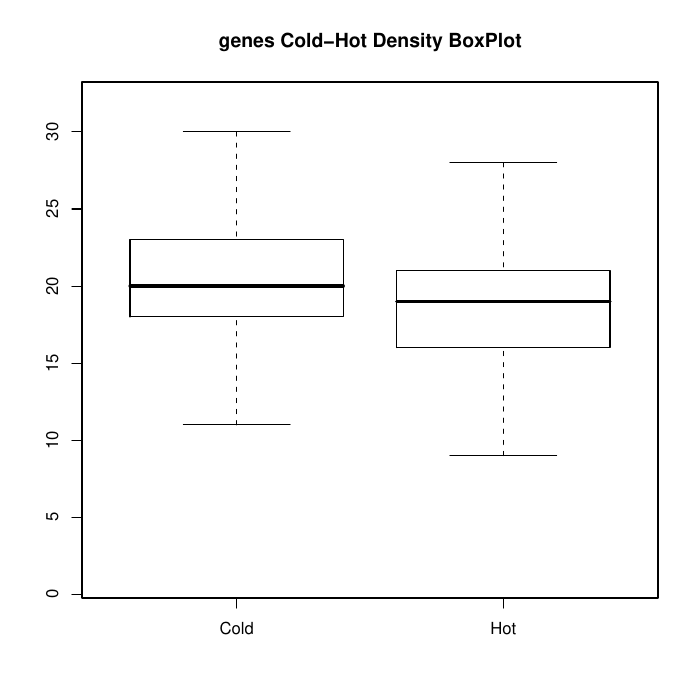

This chart was generated by the following R code:
genescold <- read.table("genes_cold.dat",header=T)
geneshot <- read.table("genes_hot.dat",header=T)
pdf("coldhot_genes.pdf")
boxplot(genescold$TOTAL,geneshot$TOTAL,main="genes Cold-Hot Density BoxPlot", outline=FALSE, names=c("Cold","Hot"))
